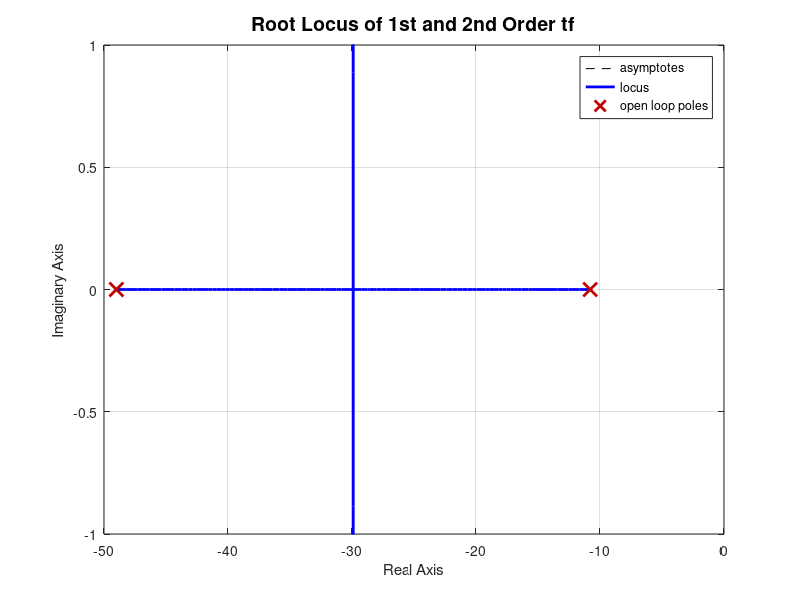

Write the MATLAB code that produced this figure.
%-----------------------------------------------------------------------%
%                     GNU GENERAL PUBLIC LICENSE                        %
%                       Version 3, 29 June 2007                         %
%                                                                       %
%       This simple script shows the root locus of a 2nd order tf       %
%                                                                       %
%     https://github.com/Matthew-J-Read/Control-Systems-Analysis.git    %
%                                                                       %
%                  Copyright © 2019  Matthew J Read                     %
% ----------------------------------------------------------------------%
function UP862752_System_Pole_Positions()
SecondOrder = tf(1058, [1 59.8 529]);  % Define 2nd Order system
rlocus(SecondOrder)  % Root Locus of 2nd Order
grid on              % Enables grid
axis([-50 0 -1 1])   % Set axis limits
title('Root Locus of 1st and 2nd Order tf','FontSize',14) % Create title
end
% ----------------------------------------------------------------------%